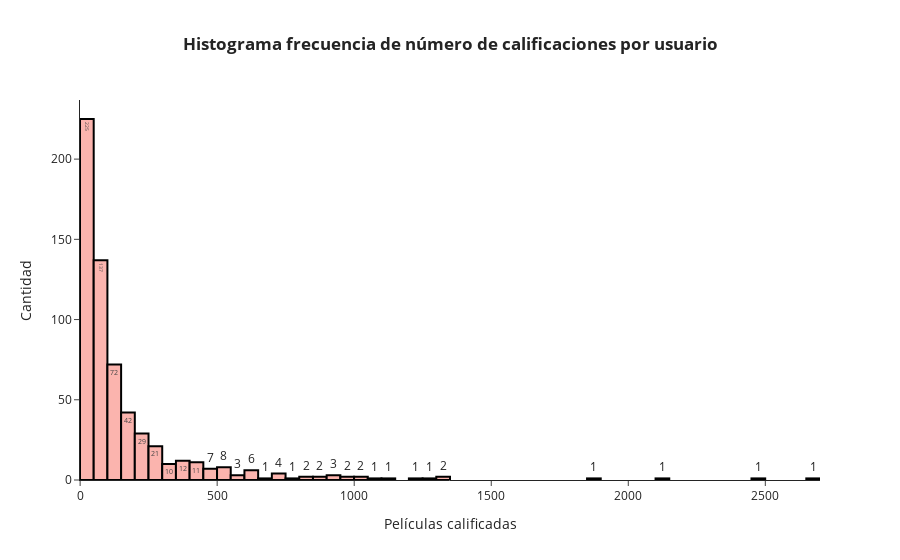

The cell this chart's notebook holds for it:
### Code cell
# crear gráfica
fig = px.histogram(rating_users, x = rating_users.cnt_rat, 
             title= '<b>Histograma frecuencia de número de calificaciones por usuario<b>', text_auto=True,
             color_discrete_sequence=px.colors.qualitative.Pastel1)

# agregar detalles a la gráfica
fig.update_layout(
    xaxis_title = 'Películas calificadas',
    yaxis_title = 'Cantidad',
    template = 'simple_white',
    title_x = 0.5)

fig.update_traces(marker_line_color='#000000',
                  marker_line_width=2)

fig.show()

### Figure 1 — Plotly figure (JSON) as saved in the notebook; plotly's stock layout.template omitted (floating-point values rounded to 4 significant figures; data arrays with more than 128 entries replaced by an {"elided": "..."} marker saying what was removed)
{"data": [{"alignmentgroup": "True", "bingroup": "x", "hovertemplate": "cnt_rat=%{x}<br>count=%{y}<extra></extra>", "legendgroup": "", "marker": {"color": "rgb(251,180,174)", "line": {"color": "#000000", "width": 2}, "pattern": {"shape": ""}}, "name": "", "offsetgroup": "", "orientation": "v", "showlegend": false, "texttemplate": "%{value}", "type": "histogram", "x": {"elided": "610 int values"}, "xaxis": "x", "yaxis": "y"}], "layout": {"barmode": "relative", "legend": {"tracegroupgap": 0}, "title": {"text": "<b>Histograma frecuencia de número de calificaciones por usuario<b>", "x": 0.5}, "xaxis": {"anchor": "y", "domain": [0, 1], "title": {"text": "Películas calificadas"}}, "yaxis": {"anchor": "x", "domain": [0, 1], "title": {"text": "Cantidad"}}}}
